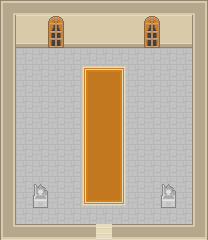

Rendered tile map (Tiled .tmx) drawn with the repository's tilesets; below, a short description and the full map source, tile grids included:
An orthogonal 13x15 tile map with 16x16 px tiles, 3 tile layers (sol, decor, toits), 2 hidden layers not drawn and 4 objects (3x dresseur, sortie).

<map version="1.10" tiledversion="1.11.0" orientation="orthogonal" renderorder="right-down" width="13" height="15" tilewidth="16" tileheight="16" infinite="0" nextlayerid="7" nextobjectid="5">
 <properties>
  <property name="titre" value="Arène des Sables" />
 </properties>
 <tileset firstgid="1" name="roguelike" tilewidth="16" tileheight="16" spacing="1" tilecount="1767" columns="57">
  <image source="../kenney_roguelike-rpg-pack/Spritesheet/roguelikeSheet_transparent.png" width="968" height="526" />
 </tileset>
 <layer id="1" name="sol" width="13" height="15">
  <data encoding="csv">
121,121,121,121,121,121,121,121,121,121,121,121,121,
121,121,121,121,121,121,121,121,121,121,121,121,121,
121,121,121,121,121,121,121,121,121,121,121,121,121,
121,121,121,121,121,121,121,121,121,121,121,121,121,
121,121,121,121,121,121,121,121,121,121,121,121,121,
121,121,121,121,121,121,121,121,121,121,121,121,121,
121,121,121,121,121,121,121,121,121,121,121,121,121,
121,121,121,121,121,121,121,121,121,121,121,121,121,
121,121,121,121,121,121,121,121,121,121,121,121,121,
121,121,121,121,121,121,121,121,121,121,121,121,121,
121,121,121,121,121,121,121,121,121,121,121,121,121,
121,121,121,121,121,121,121,121,121,121,121,121,121,
121,121,121,121,121,121,121,121,121,121,121,121,121,
121,121,121,121,121,121,121,121,121,121,121,121,121,
121,121,121,121,121,121,121,121,121,121,121,121,121
</data>
 </layer>
 <layer id="2" name="decor" width="13" height="15">
  <data encoding="csv">
701,699,699,699,699,699,699,699,699,699,699,699,702,
757,874,874,874,874,874,874,874,874,874,874,874,757,
757,869,869,869,869,869,869,869,869,869,869,869,757,
757,0,0,0,0,0,0,0,0,0,0,0,757,
757,0,0,0,0,1094,1095,1096,0,0,0,0,757,
757,0,0,0,0,1151,1152,1153,0,0,0,0,757,
757,0,0,0,0,1151,1152,1153,0,0,0,0,757,
757,0,0,0,0,1151,1152,1153,0,0,0,0,757,
757,0,0,0,0,1151,1152,1153,0,0,0,0,757,
757,0,0,0,0,1151,1152,1153,0,0,0,0,757,
757,0,0,0,0,1151,1152,1153,0,0,0,0,757,
757,0,621,0,0,1151,1152,1153,0,0,621,0,757,
757,0,678,0,0,1208,1209,1210,0,0,678,0,757,
757,0,0,0,0,0,0,0,0,0,0,0,757,
758,699,699,699,699,699,984,699,699,699,699,699,759
</data>
 </layer>
 <layer id="3" name="toits" width="13" height="15">
  <data encoding="csv">
0,0,0,0,0,0,0,0,0,0,0,0,0,
0,0,0,160,0,0,0,0,0,160,0,0,0,
0,0,0,217,0,0,0,0,0,217,0,0,0,
0,0,0,0,0,0,0,0,0,0,0,0,0,
0,0,0,0,0,0,0,0,0,0,0,0,0,
0,0,0,0,0,0,0,0,0,0,0,0,0,
0,0,0,0,0,0,0,0,0,0,0,0,0,
0,0,0,0,0,0,0,0,0,0,0,0,0,
0,0,0,0,0,0,0,0,0,0,0,0,0,
0,0,0,0,0,0,0,0,0,0,0,0,0,
0,0,0,0,0,0,0,0,0,0,0,0,0,
0,0,0,0,0,0,0,0,0,0,0,0,0,
0,0,0,0,0,0,0,0,0,0,0,0,0,
0,0,0,0,0,0,0,0,0,0,0,0,0,
0,0,0,0,0,0,0,0,0,0,0,0,0
</data>
 </layer>
 <layer id="4" name="collisions" width="13" height="15" visible="0">
  <data encoding="csv">
1471,1471,1471,1471,1471,1471,1471,1471,1471,1471,1471,1471,1471,
1471,1471,1471,1471,1471,1471,1471,1471,1471,1471,1471,1471,1471,
1471,1471,1471,1471,1471,1471,1471,1471,1471,1471,1471,1471,1471,
1471,0,0,0,0,1471,0,1471,0,0,0,0,1471,
1471,0,0,0,0,0,0,0,0,0,0,0,1471,
1471,0,0,0,0,0,0,0,0,0,0,0,1471,
1471,0,0,0,0,0,0,0,0,0,0,0,1471,
1471,0,0,0,0,0,0,0,0,0,0,0,1471,
1471,0,0,0,1471,0,0,0,0,0,0,0,1471,
1471,0,0,0,0,0,0,0,0,0,0,0,1471,
1471,0,0,0,0,0,0,0,0,0,0,0,1471,
1471,0,1471,0,0,0,0,0,0,0,1471,0,1471,
1471,0,1471,0,0,0,0,0,0,0,1471,0,1471,
1471,0,0,0,0,0,0,0,0,0,0,0,1471,
1471,1471,1471,1471,1471,1471,0,1471,1471,1471,1471,1471,1471
</data>
 </layer>
 <layer id="5" name="herbes" width="13" height="15" visible="0">
  <data encoding="csv">
0,0,0,0,0,0,0,0,0,0,0,0,0,
0,0,0,0,0,0,0,0,0,0,0,0,0,
0,0,0,0,0,0,0,0,0,0,0,0,0,
0,0,0,0,0,0,0,0,0,0,0,0,0,
0,0,0,0,0,0,0,0,0,0,0,0,0,
0,0,0,0,0,0,0,0,0,0,0,0,0,
0,0,0,0,0,0,0,0,0,0,0,0,0,
0,0,0,0,0,0,0,0,0,0,0,0,0,
0,0,0,0,0,0,0,0,0,0,0,0,0,
0,0,0,0,0,0,0,0,0,0,0,0,0,
0,0,0,0,0,0,0,0,0,0,0,0,0,
0,0,0,0,0,0,0,0,0,0,0,0,0,
0,0,0,0,0,0,0,0,0,0,0,0,0,
0,0,0,0,0,0,0,0,0,0,0,0,0,
0,0,0,0,0,0,0,0,0,0,0,0,0
</data>
 </layer>
 <objectgroup id="6" name="objets">
  <object id="1" name="sortie" class="sortie" x="96" y="224" width="16" height="16">
   <properties>
    <property name="vers_carte" value="desert" />
    <property name="vers_x" type="int" value="17" />
    <property name="vers_y" type="int" value="7" />
   </properties>
  </object>
  <object id="2" name="apprenti-sable" class="dresseur" x="64" y="128" width="16" height="16">
   <properties>
    <property name="sprite" type="int" value="432" />
    <property name="dialogue" value="Pour voir les jumeaux, il faut d'abord me battre !" />
    <property name="equipe" value="sandshrew:14,diglett:14" />
   </properties>
  </object>
  <object id="3" name="championne-dune" class="dresseur" x="80" y="48" width="16" height="16">
   <properties>
    <property name="sprite" type="int" value="540" />
    <property name="dialogue" value="Je suis Dune, et voici mon frère Roc. Tu dois nous battre tous les deux !" />
    <property name="equipe" value="sandslash:17,dugtrio:16" />
    <property name="champion" type="bool" value="true" />
   </properties>
  </object>
  <object id="4" name="champion-roc" class="dresseur" x="112" y="48" width="16" height="16">
   <properties>
    <property name="sprite" type="int" value="595" />
    <property name="dialogue" value="La roche ne cède jamais. À toi de jouer !" />
    <property name="equipe" value="graveler:17,onix:18" />
    <property name="champion" type="bool" value="true" />
   </properties>
  </object>
 </objectgroup>
</map>
